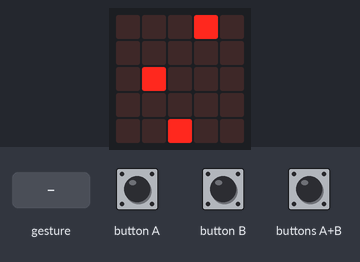
Simulated run of this program. Board: BBC micro:bit (MakeCode). Shown: the board's 5×5 LED display. The inputs (shaded band) are chosen by the test bench. A tilt is held for 1.5 s and a shake lasts 1 s, then the board lies face up again.

Above: at 1.2 s.
1.3 s: gesture 'tilt left'
At 3.3 s:
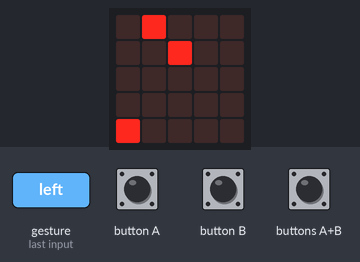
3.5 s: buttons A+B pressed for 0.15 s
At 3.75 s:
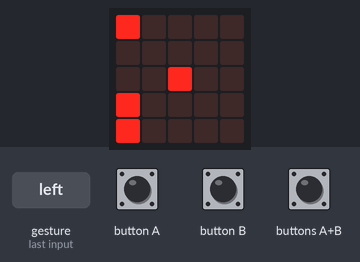
4.2 s: buttons A+B pressed for 1 s
At 5.3 s:
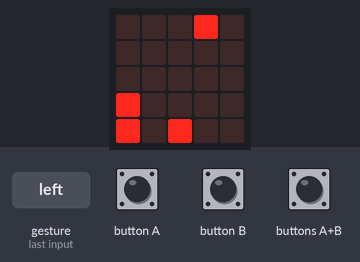
5.8 s: gesture 'tilt right'
At 6.9 s:
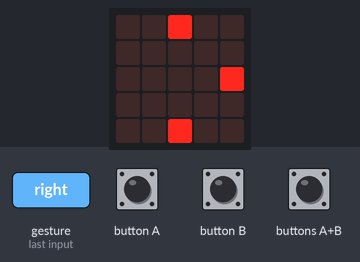
7.8 s: buttons A+B pressed for 0.15 s
At 8.25 s:
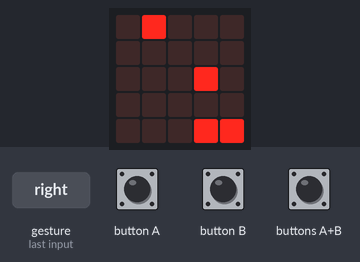
8.5 s: gesture 'tilt left'
At 10.4 s:
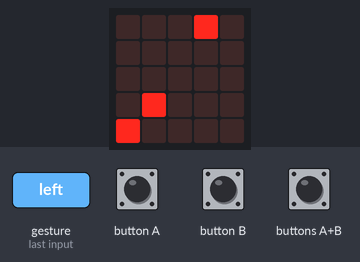
Timing chart, 0 to 11.9 s (numbered marks = the images above; inputs shaded):
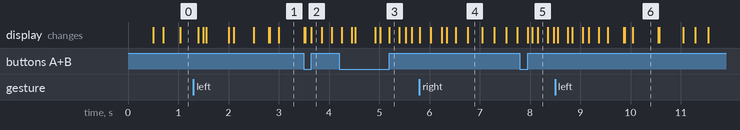

The program:

main.ts
```typescript
input.onButtonPressed(Button.AB, function () {
    shoot = game.createSprite(player.get(LedSpriteProperty.X), player.get(LedSpriteProperty.Y))
    for (let index = 0; index < 4; index++) {
        shoot.change(LedSpriteProperty.Y, -1)
        basic.pause(200)
        if (enemy.isTouching(shoot)) {
            shoot.delete()
            enemy.delete()
            basic.pause(500)
            enemy = game.createSprite(0, 0)
        }
    }
    shoot.delete()
})
let enemy_shoot: game.LedSprite = null
let shoot: game.LedSprite = null
let enemy: game.LedSprite = null
let player: game.LedSprite = null
player = game.createSprite(2, 4)
enemy = game.createSprite(0, 0)
basic.forever(function () {
    if (input.isGesture(Gesture.TiltLeft)) {
        player.change(LedSpriteProperty.X, -1)
    } else if (input.isGesture(Gesture.TiltRight)) {
        player.change(LedSpriteProperty.X, 1)
    }
    basic.pause(500)
})
basic.forever(function () {
    for (let index = 0; index < 4; index++) {
        enemy.change(LedSpriteProperty.X, 1)
        basic.pause(500)
    }
    for (let index = 0; index < 4; index++) {
        enemy.change(LedSpriteProperty.X, -1)
        basic.pause(500)
    }
})
basic.forever(function () {
    enemy_shoot = game.createSprite(enemy.get(LedSpriteProperty.X), enemy.get(LedSpriteProperty.Y))
    for (let index = 0; index < 4; index++) {
        enemy_shoot.change(LedSpriteProperty.Y, 1)
        basic.pause(700)
        if (player.isTouching(enemy_shoot)) {
            player.delete()
            enemy_shoot.delete()
            basic.pause(200)
            game.gameOver()
        }
    }
    enemy_shoot.delete()
})
```

test.ts
```typescript
// 在此处测试；当此软件包作为插件使用时，将不会编译此软件包。
```

Measured:
- after the input at 1.3 s, the display: first differs from a run without the input after 0.26 s (image 1 shows a later state)
- after the input at 3.5 s, the display: first differs from a run without the input after 0.15 s (image 2)
- after the input at 4.2 s, the display: first differs from a run without the input after 1.0 s (image 3)
- after the input at 5.8 s, the display: first differs from a run without the input after 0.44 s (image 4 shows a later state)
- after the input at 7.8 s, the display: first changes after 0.15 s (image 5 shows a later state)
- after the input at 8.5 s, the display: first differs from a run without the input after 0.34 s (image 6 shows a later state)
- what the display in image 6 shows lasts 0.5 s, from 10.0 s to 10.5 s
